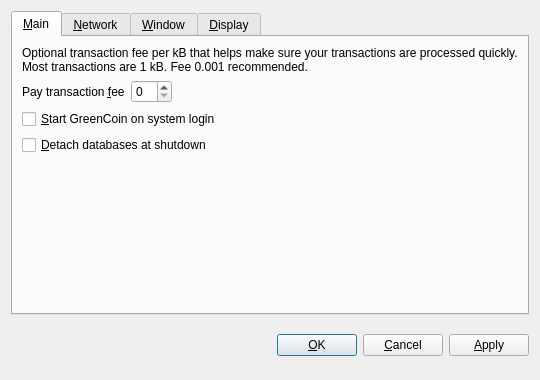
<?xml version="1.0" encoding="UTF-8"?>
<ui version="4.0">
 <class>OptionsDialog</class>
 <widget class="QDialog" name="OptionsDialog">
  <property name="geometry">
   <rect>
    <x>0</x>
    <y>0</y>
    <width>540</width>
    <height>380</height>
   </rect>
  </property>
  <property name="windowTitle">
   <string>Options</string>
  </property>
  <property name="modal">
   <bool>true</bool>
  </property>
  <layout class="QVBoxLayout" name="verticalLayout">
   <item>
    <widget class="QTabWidget" name="tabWidget">
     <property name="tabPosition">
      <enum>QTabWidget::North</enum>
     </property>
     <property name="currentIndex">
      <number>0</number>
     </property>
     <widget class="QWidget" name="tabMain">
      <attribute name="title">
       <string>&amp;Main</string>
      </attribute>
      <layout class="QVBoxLayout" name="verticalLayout_Main">
       <item>
        <widget class="QLabel" name="transactionFeeInfoLabel">
         <property name="text">
          <string>Optional transaction fee per kB that helps make sure your transactions are processed quickly. Most transactions are 1 kB. Fee 0.001 recommended.</string>
         </property>
         <property name="textFormat">
          <enum>Qt::PlainText</enum>
         </property>
         <property name="wordWrap">
          <bool>true</bool>
         </property>
        </widget>
       </item>
       <item>
        <layout class="QHBoxLayout" name="horizontalLayout_Main">
         <item>
          <widget class="QLabel" name="transactionFeeLabel">
           <property name="text">
            <string>Pay transaction &amp;fee</string>
           </property>
           <property name="textFormat">
            <enum>Qt::PlainText</enum>
           </property>
           <property name="buddy">
            <cstring>transactionFee</cstring>
           </property>
          </widget>
         </item>
         <item>
          <widget class="BitcoinAmountField" name="transactionFee"/>
         </item>
         <item>
          <spacer name="horizontalSpacer_Main">
           <property name="orientation">
            <enum>Qt::Horizontal</enum>
           </property>
           <property name="sizeHint" stdset="0">
            <size>
             <width>40</width>
             <height>20</height>
            </size>
           </property>
          </spacer>
         </item>
        </layout>
       </item>
       <item>
        <widget class="QCheckBox" name="bitcoinAtStartup">
         <property name="toolTip">
          <string>Automatically start GreenCoin after logging in to the system.</string>
         </property>
         <property name="text">
          <string>&amp;Start GreenCoin on system login</string>
         </property>
        </widget>
       </item>
       <item>
        <widget class="QCheckBox" name="detachDatabases">
         <property name="toolTip">
          <string>Detach block and address databases at shutdown. This means they can be moved to another data directory, but it slows down shutdown. The wallet is always detached.</string>
         </property>
         <property name="text">
          <string>&amp;Detach databases at shutdown</string>
         </property>
        </widget>
       </item>
       <item>
        <spacer name="verticalSpacer_Main">
         <property name="orientation">
          <enum>Qt::Vertical</enum>
         </property>
         <property name="sizeHint" stdset="0">
          <size>
           <width>20</width>
           <height>40</height>
          </size>
         </property>
        </spacer>
       </item>
      </layout>
     </widget>
     <widget class="QWidget" name="tabNetwork">
      <attribute name="title">
       <string>&amp;Network</string>
      </attribute>
      <layout class="QVBoxLayout" name="verticalLayout_Network">
       <item>
        <widget class="QCheckBox" name="mapPortUpnp">
         <property name="toolTip">
          <string>Automatically open the GreenCoin client port on the router. This only works when your router supports UPnP and it is enabled.</string>
         </property>
         <property name="text">
          <string>Map port using &amp;UPnP</string>
         </property>
        </widget>
       </item>
       <item>
        <widget class="QCheckBox" name="connectSocks">
         <property name="toolTip">
          <string>Connect to the GreenCoin network through a SOCKS proxy (e.g. when connecting through Tor).</string>
         </property>
         <property name="text">
          <string>&amp;Connect through SOCKS proxy:</string>
         </property>
        </widget>
       </item>
       <item>
        <layout class="QHBoxLayout" name="horizontalLayout_Network">
         <item>
          <widget class="QLabel" name="proxyIpLabel">
           <property name="text">
            <string>Proxy &amp;IP:</string>
           </property>
           <property name="textFormat">
            <enum>Qt::PlainText</enum>
           </property>
           <property name="buddy">
            <cstring>proxyIp</cstring>
           </property>
          </widget>
         </item>
         <item>
          <widget class="QValidatedLineEdit" name="proxyIp">
           <property name="maximumSize">
            <size>
             <width>140</width>
             <height>16777215</height>
            </size>
           </property>
           <property name="toolTip">
            <string>IP address of the proxy (e.g. 127.0.0.1)</string>
           </property>
          </widget>
         </item>
         <item>
          <widget class="QLabel" name="proxyPortLabel">
           <property name="text">
            <string>&amp;Port:</string>
           </property>
           <property name="textFormat">
            <enum>Qt::PlainText</enum>
           </property>
           <property name="buddy">
            <cstring>proxyPort</cstring>
           </property>
          </widget>
         </item>
         <item>
          <widget class="QLineEdit" name="proxyPort">
           <property name="maximumSize">
            <size>
             <width>55</width>
             <height>16777215</height>
            </size>
           </property>
           <property name="toolTip">
            <string>Port of the proxy (e.g. 9050)</string>
           </property>
          </widget>
         </item>
         <item>
          <widget class="QLabel" name="socksVersionLabel">
           <property name="text">
            <string>SOCKS &amp;Version:</string>
           </property>
           <property name="textFormat">
            <enum>Qt::PlainText</enum>
           </property>
           <property name="buddy">
            <cstring>socksVersion</cstring>
           </property>
          </widget>
         </item>
         <item>
          <widget class="QValueComboBox" name="socksVersion">
           <property name="toolTip">
            <string>SOCKS version of the proxy (e.g. 5)</string>
           </property>
          </widget>
         </item>
         <item>
          <spacer name="horizontalSpacer_Network">
           <property name="orientation">
            <enum>Qt::Horizontal</enum>
           </property>
           <property name="sizeHint" stdset="0">
            <size>
             <width>40</width>
             <height>20</height>
            </size>
           </property>
          </spacer>
         </item>
        </layout>
       </item>
       <item>
        <spacer name="verticalSpacer_Network">
         <property name="orientation">
          <enum>Qt::Vertical</enum>
         </property>
         <property name="sizeHint" stdset="0">
          <size>
           <width>20</width>
           <height>40</height>
          </size>
         </property>
        </spacer>
       </item>
      </layout>
     </widget>
     <widget class="QWidget" name="tabWindow">
      <attribute name="title">
       <string>&amp;Window</string>
      </attribute>
      <layout class="QVBoxLayout" name="verticalLayout_Window">
       <item>
        <widget class="QCheckBox" name="minimizeToTray">
         <property name="toolTip">
          <string>Show only a tray icon after minimizing the window.</string>
         </property>
         <property name="text">
          <string>&amp;Minimize to the tray instead of the taskbar</string>
         </property>
        </widget>
       </item>
       <item>
        <widget class="QCheckBox" name="minimizeOnClose">
         <property name="toolTip">
          <string>Minimize instead of exit the application when the window is closed. When this option is enabled, the application will be closed only after selecting Quit in the menu.</string>
         </property>
         <property name="text">
          <string>M&amp;inimize on close</string>
         </property>
        </widget>
       </item>
       <item>
        <spacer name="verticalSpacer_Window">
         <property name="orientation">
          <enum>Qt::Vertical</enum>
         </property>
         <property name="sizeHint" stdset="0">
          <size>
           <width>20</width>
           <height>40</height>
          </size>
         </property>
        </spacer>
       </item>
      </layout>
     </widget>
     <widget class="QWidget" name="tabDisplay">
      <attribute name="title">
       <string>&amp;Display</string>
      </attribute>
      <layout class="QVBoxLayout" name="verticalLayout_Display">
       <item>
        <layout class="QHBoxLayout" name="horizontalLayout_1_Display">
         <item>
          <widget class="QLabel" name="langLabel">
           <property name="text">
            <string>User Interface &amp;language:</string>
           </property>
           <property name="textFormat">
            <enum>Qt::PlainText</enum>
           </property>
           <property name="buddy">
            <cstring>lang</cstring>
           </property>
          </widget>
         </item>
         <item>
          <widget class="QValueComboBox" name="lang">
           <property name="toolTip">
            <string>The user interface language can be set here. This setting will take effect after restarting GreenCoin.</string>
           </property>
          </widget>
         </item>
        </layout>
       </item>
       <item>
        <layout class="QHBoxLayout" name="horizontalLayout_2_Display">
         <item>
          <widget class="QLabel" name="unitLabel">
           <property name="text">
            <string>&amp;Unit to show amounts in:</string>
           </property>
           <property name="textFormat">
            <enum>Qt::PlainText</enum>
           </property>
           <property name="buddy">
            <cstring>unit</cstring>
           </property>
          </widget>
         </item>
         <item>
          <widget class="QValueComboBox" name="unit">
           <property name="toolTip">
            <string>Choose the default subdivision unit to show in the interface and when sending coins.</string>
           </property>
          </widget>
         </item>
        </layout>
       </item>
       <item>
        <widget class="QCheckBox" name="displayAddresses">
         <property name="toolTip">
          <string>Whether to show GreenCoin addresses in the transaction list or not.</string>
         </property>
         <property name="text">
          <string>&amp;Display addresses in transaction list</string>
         </property>
        </widget>
       </item>
       <item>
        <widget class="QCheckBox" name="coinControlFeatures">
         <property name="toolTip">
          <string>Whether to show coin control features or not.</string>
         </property>
         <property name="text">
          <string>Display coin &amp;control features (experts only!)</string>
         </property>
        </widget>
       </item>
       <item>
        <spacer name="verticalSpacer_Display">
         <property name="orientation">
          <enum>Qt::Vertical</enum>
         </property>
         <property name="sizeHint" stdset="0">
          <size>
           <width>20</width>
           <height>40</height>
          </size>
         </property>
        </spacer>
       </item>
      </layout>
     </widget>
    </widget>
   </item>
   <item>
    <layout class="QHBoxLayout" name="horizontalLayout_Buttons">
     <item>
      <spacer name="horizontalSpacer_1">
       <property name="orientation">
        <enum>Qt::Horizontal</enum>
       </property>
       <property name="sizeHint" stdset="0">
        <size>
         <width>40</width>
         <height>48</height>
        </size>
       </property>
      </spacer>
     </item>
     <item>
      <widget class="QLabel" name="statusLabel">
       <property name="font">
        <font>
         <weight>75</weight>
         <bold>true</bold>
        </font>
       </property>
       <property name="text">
        <string/>
       </property>
       <property name="textFormat">
        <enum>Qt::PlainText</enum>
       </property>
       <property name="wordWrap">
        <bool>true</bool>
       </property>
      </widget>
     </item>
     <item>
      <spacer name="horizontalSpacer_2">
       <property name="orientation">
        <enum>Qt::Horizontal</enum>
       </property>
       <property name="sizeHint" stdset="0">
        <size>
         <width>40</width>
         <height>48</height>
        </size>
       </property>
      </spacer>
     </item>
     <item>
      <widget class="QPushButton" name="okButton">
       <property name="text">
        <string>&amp;OK</string>
       </property>
      </widget>
     </item>
     <item>
      <widget class="QPushButton" name="cancelButton">
       <property name="text">
        <string>&amp;Cancel</string>
       </property>
       <property name="autoDefault">
        <bool>false</bool>
       </property>
      </widget>
     </item>
     <item>
      <widget class="QPushButton" name="applyButton">
       <property name="text">
        <string>&amp;Apply</string>
       </property>
       <property name="autoDefault">
        <bool>false</bool>
       </property>
      </widget>
     </item>
    </layout>
   </item>
  </layout>
 </widget>
 <customwidgets>
  <customwidget>
   <class>BitcoinAmountField</class>
   <extends>QSpinBox</extends>
   <header>bitcoinamountfield.h</header>
  </customwidget>
  <customwidget>
   <class>QValueComboBox</class>
   <extends>QComboBox</extends>
   <header>qvaluecombobox.h</header>
  </customwidget>
  <customwidget>
   <class>QValidatedLineEdit</class>
   <extends>QLineEdit</extends>
   <header>qvalidatedlineedit.h</header>
  </customwidget>
 </customwidgets>
 <resources/>
 <connections/>
</ui>
